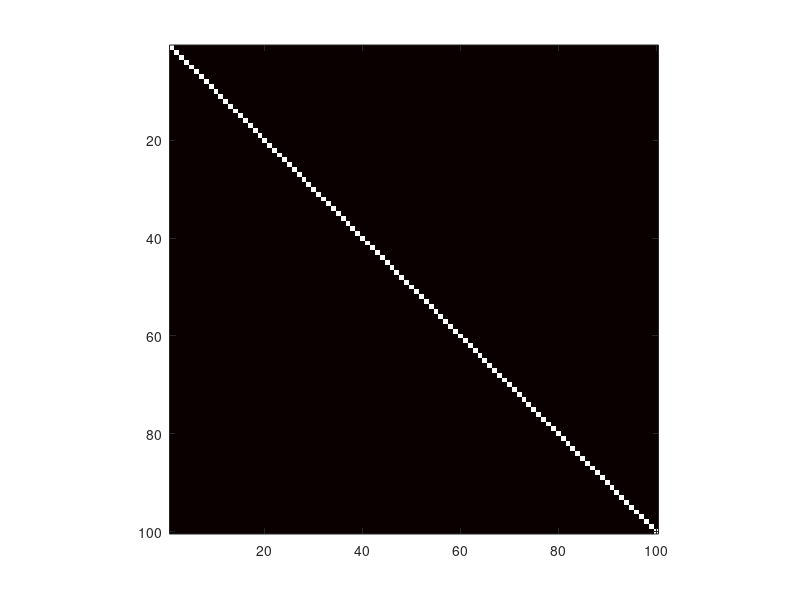

Reproduce this figure in MATLAB.
%This is a graphic representation of a random matrix. 
%The RAND command creates the matrix, and the IMAGESC command plots an image of the matrix, 
%automatically scaling the color map appropriately.

n = 100;
a = rand(n);
imagesc(a);
colormap(hot);
%This is a representation of the inverse of that matrix. 
%While the numbers in the previous matrix were completely random, 
%the elements in this matrix are anything BUT random. In fact,
%each element in this matrix ("b") depends on every one of the ten thousand elements in the previous matrix ("a").


b = inv(a);
imagesc(b);
axis square;


imagesc(a*b);
axis square;